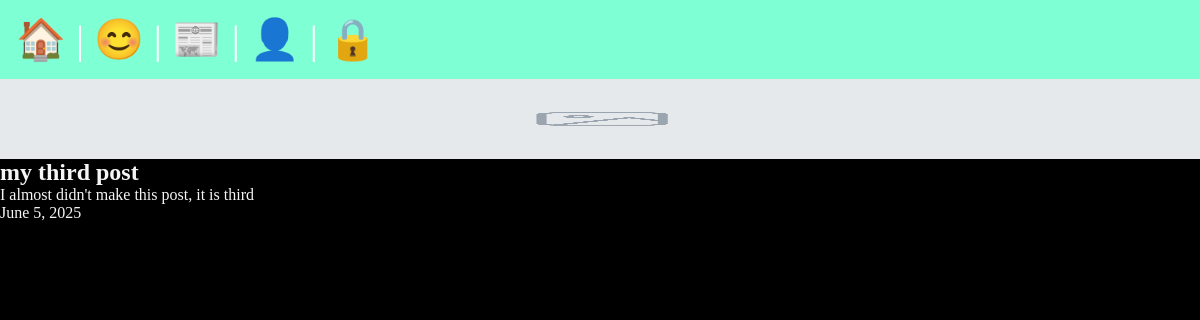
The page /posts/third-slug on the database its author committed.
### posts/models.py (models this page shows, shortened)
class Post(models.Model):
    title = models.CharField(max_length=75)
    body = models.TextField()
    slug = models.SlugField()
    date = models.DateField(auto_now_add=True)
    banner = models.ImageField(default='fallback.png', blank=True)

### posts/views.py (the view)
# urls.py: path('<slug:slug>', views.post_page, name="page"),
def post_page(request, slug):
    post = Post.objects.get(slug=slug)
    return render(request, 'posts/post_page.html', {'post': post})

### posts/templates/posts/post_page.html (shortened to what this page needs)
{% extends "layout.html" %}
{% block content %}
<section>
        <img class="banner" src="{{post.banner.url}}" alt="{{post.title}}">
        <h1>{{post.title}}</h1>
        <p>{{post.body}}</p>
        <p>{{post.date}}</p>
</section>
{% endblock  %}

### static/css/style.css (style rules this page uses)
* { margin: 0; padding: 0; box-sizing: border-box; }
body { min-height: 100vh; display: flex; flex-flow: column; font-size: 1rem; background-color: black; color: whitesmoke; }
h1, p { text-align: left; }
.banner { display: block; width: 100%; height: 80px; }

### rows shown on the page
Post: banner (picture), title "my third post", body "I almost didn't make this post, it is third", date "June 5, 2025"
